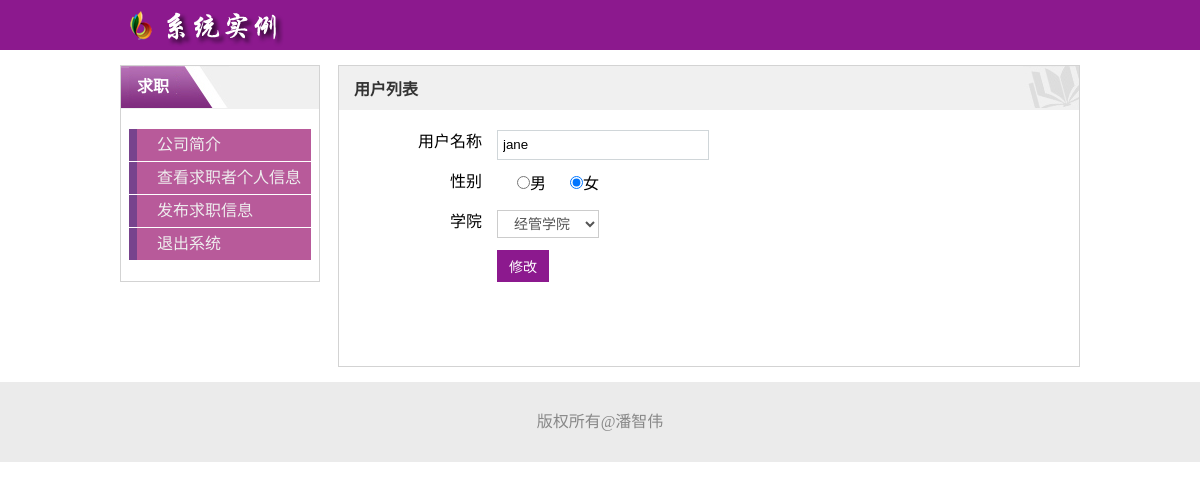
/system/system/edit.php?id=3 (signed in), run on the app's committed database.
### tables this page shows
CREATE TABLE IF NOT EXISTS `user_info` (
  `id` int(11) NOT NULL AUTO_INCREMENT,
  `username` varchar(20) NOT NULL COMMENT '用户名',
  `password` char(32) NOT NULL DEFAULT '' COMMENT '密码',
  `sex` tinyint(4) NOT NULL DEFAULT '1' COMMENT '性别 1男0女',
  `login_time` int(11) NOT NULL DEFAULT '0' COMMENT '登录时间',
  `login_ip` char(15) NOT NULL DEFAULT '0.0.0.0' COMMENT '登录ip',
  `dept_id` int(11) NOT NULL DEFAULT '0' COMMENT '所属学院',
  PRIMARY KEY (`id`),
  UNIQUE KEY `username` (`username`)
);

CREATE TABLE IF NOT EXISTS `dept_info` (
  `id` int(11) NOT NULL AUTO_INCREMENT,
  `dept_name` varchar(20) NOT NULL COMMENT '学院名称',
  `dept_tel` char(20) NOT NULL DEFAULT '' COMMENT '学院电话',
  PRIMARY KEY (`id`),
  UNIQUE KEY `dept_name` (`dept_name`)
);

### system/system/edit.php (the view, shortened to what this page needs)
<?php
require('inc/pdo.php');
$id=$_GET['id'];
$sql="select * from dept_info";
$rs=$pdo->query($sql);
$dept=$rs->fetchAll(PDO::FETCH_ASSOC);
$sql="select * from user_info where id=$id";
$rs=$pdo->query($sql);
$result=$rs->fetch(PDO::FETCH_ASSOC);
 ?>
<!DOCTYPE html>
<html lang="en">
<head>
    <link rel="stylesheet" href="css/site.css">
</head>
<body>
    <header>
        <div class="container">
        </div>
    </header>
    <div class="container">
        <aside>
        </aside>
        <div class="content">
            <h2>用户列表</h2>
            <form action="update.php" method="post" class="frm">
                <p>
                    <label for="username" class="edit-label">用户名称</label>
                     <div class="edit-cell">
                        <input type="text" name="username" id="username" class="text" value="<?=$result['username']?>">
                    </div>
                </p>
                <p>
                    <label class="edit-label">性别</label>
                    <div class="edit-cell radio">
                        <label>
                            <input type="radio" name="sex" value="1" <?=$result['sex']==1?'checked':''?>>男
                        </label>
                        <label>
                            <input type="radio" name="sex" value="0" <?=$result['sex']==0?'checked':''?>>女
                        </label>
                    </div>
                </p>
                <p>
                    <label for="dept" class="edit-label">学院</label>
                    <div class="edit-cell">
                        <select name="dept_id" class="dept" id="dept">
                            <?php
                            foreach ($dept as $key => $value) {
                             ?>
                            <option value="<?=$value['id']?>" <?=$result['dept_id']==$value['id']?'selected':''?>><?=$value['dept_name']?></option>
                            <?php
                            }
                            ?>
                        </select>
                    </div>
                </p>
                <p>
                    <label class="edit-label">&nbsp;</label>
                    <div class="edit-cell">
                        <button type="submit" class="btn big_btn">修改</button>
                    </div>
                </p>
            </form>
        </div>
    </div>
    <footer>
        <p>版权所有@潘智伟</p>
    </footer>
</body>
</html>

### system/system/css/site.css (style rules this page uses)
* { margin: 0;padding: 0; }
.container { width: 960px; margin: 0 auto; overflow: hidden; }
header { background-color: #8C198E; height: 50px; margin-bottom: 15px; }
aside { width: 200px; float: left; }
.content { width: 740px; float: right; min-height: 300px; border: 1px solid #d3d3d3; }
footer { clear: both; height: 80px; background-color: #EBEBEB; color: #555; margin-top: 15px; }
header h1 { padding-left: 20px; padding-top: 10px; color: #fff; text-indent: -999px; height: 50px; width: 170px; background:url('../images/logo.png'); }
.content p { padding: 10px 15px; text-indent: 2em; line-height: 1.8; }
.box { border: 1px solid #d3d3d3; background-color: #fff; }
.box h2 { color: #fff; font-size: 16px; background: #f0f0f0 url('../images/xn_title.png') no-repeat ; line-height: 42px; padding-left: 16px; border-bottom: 1px solid #f0f0f0; }
.nav ul { list-style: none; padding: 20px 8px; }
.nav li { border-bottom: 1px dotted #fff; }
.nav ul a { text-decoration: none; color: #eee; display: block; line-height: 32px; border-left: 8px solid #77438D; background-color: #B85A9A; padding-left: 20px; }
footer p { text-align: center; line-height: 80px; color: #888; }
.content h2 { padding: 10px 15px; color: #333; font-size: 16px; background: #f0f0f0 url('../images/title.png') no-repeat right top; }
.btn { display: inline-block; padding: 4px 8px; font-size: 14px; text-align: center; cursor: pointer; color: #333; text-decoration: none; background-color: #8C198E; color: #fff; border: none; }
.big_btn { padding: 6px 12px; }
.edit-label { display: inline-block; width: 128px; float: left; text-align: right; padding: 8px 15px 0 0; }
.edit-cell { width: 220px; float: left; text-align: left; }
.text { height: 18px; line-height: 18px; width: 200px; padding: 5px 5px; margin: 0 10px 0 0; border: 1px solid #d0d6d9; }
.radio label { min-height: 20px; padding-left: 20px; margin-bottom: 0; font-weight: 400; cursor: pointer; }
.dept { padding: 4px 12px; font-size: 14px; color: #555; background-color: #fff; border: 1px solid #ccc; }
h1 { background-color: #8C198E; }

### data on the page
user_info: username "jane", sex "☐ 男", sex "☑ 女", dept_id "经管学院"
